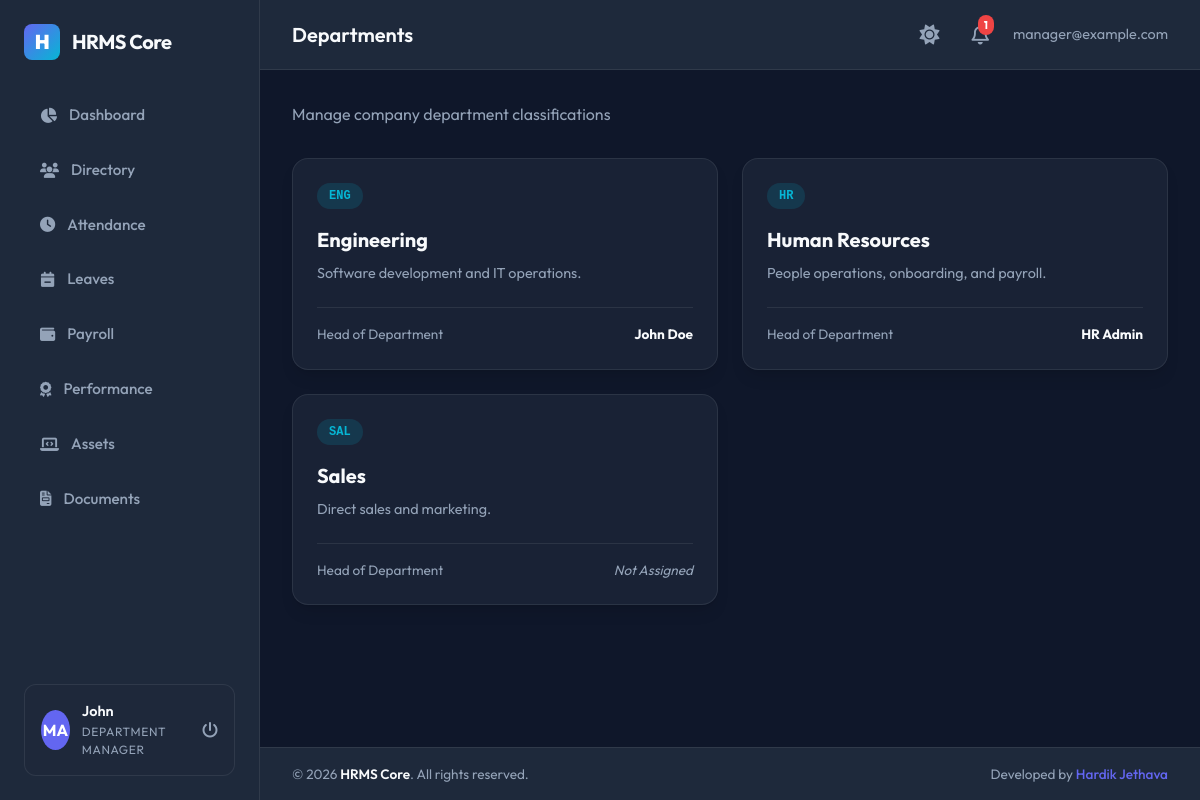
Page /departments/ (signed in) on the earlier database version.
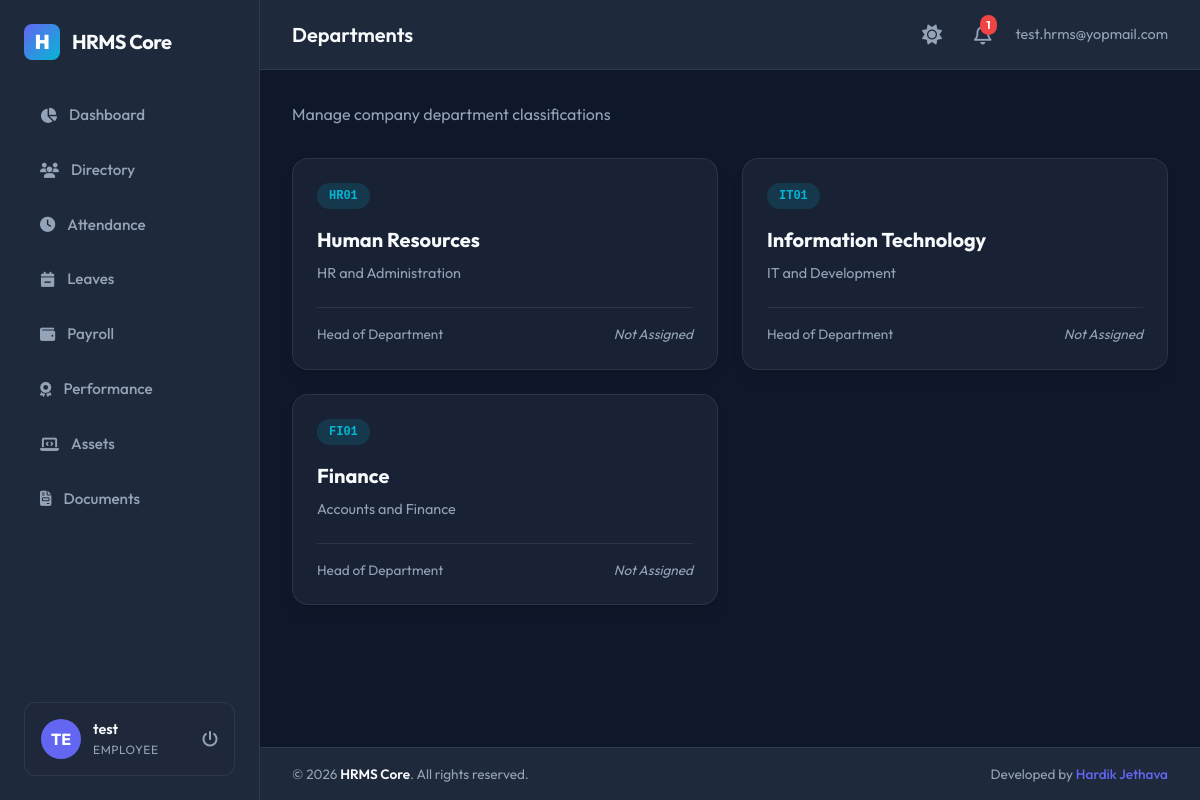
Same page on the later database version.
### apps/accounts/models.py (models this page shows, shortened)
class User(AbstractBaseUser, PermissionsMixin, TimeStampedModel):
    ROLE_CHOICES = (
        ('Super Admin', 'Super Admin'),
        ('HR Manager', 'HR Manager'),
        ('Department Manager', 'Department Manager'),
        ('Employee', 'Employee'),
    )
    email = models.EmailField(unique=True)
    employee_code = models.CharField(max_length=50, unique=True, null=True, blank=True)
    role = models.CharField(max_length=30, choices=ROLE_CHOICES, default='Employee')
    is_active = models.BooleanField(default=True)
    is_staff = models.BooleanField(default=False)
    objects = UserManager()
    USERNAME_FIELD = 'email'
    REQUIRED_FIELDS = []

### apps/employees/models.py (models this page shows, shortened)
class Employee(TimeStampedModel):
    GENDER_CHOICES = (
        ('Male', 'Male'),
        ('Female', 'Female'),
        ('Other', 'Other'),
    )
    EMPLOYMENT_TYPE_CHOICES = (
        ('Full Time', 'Full Time'),
        ('Part Time', 'Part Time'),
        ('Contract', 'Contract'),
        ('Intern', 'Intern'),
    )
    EMPLOYMENT_STATUS_CHOICES = (
        ('Active', 'Active'),
        ('Probation', 'Probation'),
        ('Notice Period', 'Notice Period'),
        ('Resigned', 'Resigned'),
        ('Terminated', 'Terminated'),
    )
    user = models.OneToOneField(
        settings.AUTH_USER_MODEL,
        on_delete=models.CASCADE,
        related_name='employee_profile'
    )
    employee_id = models.CharField(max_length=50, unique=True)
    first_name = models.CharField(max_length=50)
    last_name = models.CharField(max_length=50)
    personal_email = models.EmailField(unique=True)
    phone = models.CharField(max_length=20, blank=True)
    date_of_birth = models.DateField(null=True, blank=True)
    gender = models.CharField(max_length=10, choices=GENDER_CHOICES, blank=True)
    joining_date = models.DateField()
    employment_type = models.CharField(max_length=30, choices=EMPLOYMENT_TYPE_CHOICES, default='Full Time')
    employment_status = models.CharField(max_length=30, choices=EMPLOYMENT_STATUS_CHOICES, default='Active')
    designation = models.CharField(max_length=100)
    department = models.ForeignKey(
        'departments.Department',
        on_delete=models.SET_NULL,
        null=True,
        blank=True,
        related_name='employees'
    )
    manager = models.ForeignKey(
        'self',
        on_delete=models.SET_NULL,
        null=True,
        blank=True,
        related_name='subordinates'
    )
    address = models.TextField(blank=True)
    city = models.CharField(max_length=100, blank=True)
    state = models.CharField(max_length=100, blank=True)
    country = models.CharField(max_length=100, blank=True)
    postal_code = models.CharField(max_length=20, blank=True)
    profile_picture = models.ImageField(upload_to='profile_pics/', null=True, blank=True)

### apps/departments/models.py (models this page shows, shortened)
class Department(TimeStampedModel):
    name = models.CharField(max_length=100, unique=True)
    code = models.CharField(max_length=20, unique=True)
    description = models.TextField(blank=True)
    head = models.ForeignKey(
        'employees.Employee',
        on_delete=models.SET_NULL,
        null=True,
        blank=True,
        related_name='headed_departments'
    )

### apps/departments/views.py (the view)
# urls.py: path('', views.department_list, name='department_list'),
@login_required
def department_list(request):
    departments = Department.objects.all().select_related('head')
    return render(request, 'departments/department_list.html', {
        'departments': departments,
        'is_manager': is_hr_or_admin(request.user)
    })

### apps/departments/views.py (called while the page is built)
def is_hr_or_admin(user):
    return user.is_authenticated and user.role in ('Super Admin', 'HR Manager')

### templates/departments/department_list.html (shortened to what this page needs)
{% extends 'base.html' %}
{% block page_header %}Departments{% endblock %}
{% block content %}
<div style="display: flex; flex-direction: column; gap: 2rem;">
    <div style="display: flex; justify-content: space-between; align-items: center;">
        <span style="color: var(--text-secondary);">Manage company department classifications</span>
    </div>
    <div style="display: grid; grid-template-columns: repeat(auto-fill, minmax(320px, 1fr)); gap: 1.5rem;">
        {% for dept in departments %}
            <div class="card" style="display: flex; flex-direction: column; justify-content: space-between;">
                <div>
                    <div style="display: flex; justify-content: space-between; align-items: flex-start; margin-bottom: 1rem;">
                        <span class="badge badge-info" style="font-family: monospace;">{{ dept.code }}</span>
                    </div>
                    <h3 style="font-size: 1.25rem; font-weight: 700; margin-bottom: 0.5rem; color: var(--text-primary);">{{ dept.name }}</h3>
                    <p style="color: var(--text-secondary); font-size: 0.9rem; line-height: 1.4; margin-bottom: 1.5rem;">
                        {{ dept.description|default:"No description provided." }}
                    </p>
                </div>
                <div style="border-top: 1px solid var(--border-glass); padding-top: 1rem; margin-top: auto; display: flex; align-items: center; justify-content: space-between; font-size: 0.85rem;">
                    <span style="color: var(--text-secondary);">Head of Department</span>
                    <strong style="color: var(--text-primary);">
                        {% if dept.head %}
                            {{ dept.head.first_name }} {{ dept.head.last_name }}
                        {% else %}
                            <span style="color: var(--text-secondary); font-weight: normal; font-style: italic;">Not Assigned</span>
                        {% endif %}
                    </strong>
                </div>
            </div>
        {% empty %}
            <div class="card col-12" style="text-align: center; padding: 3rem;">
                <i class="fa-regular fa-folder-open" style="font-size: 3rem; color: var(--text-secondary); margin-bottom: 1rem;"></i>
                <p style="color: var(--text-secondary);">No departments registered yet.</p>
            </div>
        {% endfor %}
    </div>
</div>
{% endblock %}

### templates/base.html (shortened to what the changed rows need)
{% load static %}
<!DOCTYPE html>
<html lang="en">
<head>
    <link rel="stylesheet" href="https://cdnjs.cloudflare.com/ajax/libs/font-awesome/6.4.0/css/all.min.css">
    <link rel="stylesheet" href="{% static 'css/styles.css' %}">
</head>
<body>
    <div class="app-container">
        {% if user.is_authenticated %}
        <aside class="sidebar">
            <div class="brand-section">
                <div class="brand-logo">H</div>
                <span>HRMS Core</span>
            </div>
            <nav style="flex-grow: 1;">
                <ul class="menu-list">
                    <li class="menu-item {% if request.resolver_match.url_name == 'dashboard' %}active{% endif %}">
                        <a href="{% url 'dashboard' %}">
                            <i class="fa-solid fa-chart-pie"></i>
                            <span>Dashboard</span>
                        </a>
                    </li>
                    <li class="menu-item {% if '/employees/' in request.path %}active{% endif %}">
                        <a href="{% url 'employee_list' %}">
                            <i class="fa-solid fa-users"></i>
                            <span>Directory</span>
                        </a>
                    </li>
                    <li class="menu-item {% if '/attendance/' in request.path %}active{% endif %}">
                        <a href="{% url 'attendance_list' %}">
                            <i class="fa-solid fa-clock"></i>
                            <span>Attendance</span>
                        </a>
                    </li>
                    <li class="menu-item {% if '/leaves/' in request.path %}active{% endif %}">
                        <a href="{% url 'leave_list' %}">
                            <i class="fa-solid fa-calendar-minus"></i>
                            <span>Leaves</span>
                        </a>
                    </li>
                    <li class="menu-item {% if '/payroll/' in request.path %}active{% endif %}">
                        <a href="{% url 'payroll_list' %}">
                            <i class="fa-solid fa-wallet"></i>
                            <span>Payroll</span>
                        </a>
                    </li>
                    <li class="menu-item {% if '/performance/' in request.path %}active{% endif %}">
                        <a href="{% url 'performance_list' %}">
                            <i class="fa-solid fa-award"></i>
                            <span>Performance</span>
                        </a>
                    </li>
                    <li class="menu-item {% if '/assets/' in request.path %}active{% endif %}">
                        <a href="{% url 'asset_list' %}">
                            <i class="fa-solid fa-laptop-code"></i>
                            <span>Assets</span>
                        </a>
                    </li>
                    <li class="menu-item {% if '/documents/' in request.path %}active{% endif %}">
                        <a href="{% url 'document_list' %}">
                            <i class="fa-solid fa-file-invoice"></i>
                            <span>Documents</span>
                        </a>
                    </li>
                </ul>
            </nav>
            <div class="user-profile-widget">
                <div class="user-avatar">
                    {% if user.employee_profile.profile_picture %}
                        <img src="{{ user.employee_profile.profile_picture.url }}" alt="Profile Pic">
                    {% else %}
                        <span>{{ user.email|slice:":2"|upper }}</span>
                    {% endif %}
                </div>
                <div class="user-info">
                    <span class="user-name">{{ user.employee_profile.first_name|default:"User" }}</span>
                    <span class="user-role">{{ user.role }}</span>
                </div>
                <a href="{% url 'logout' %}" style="margin-left: auto; color: var(--text-secondary);" title="Sign Out">
                    <i class="fa-solid fa-power-off"></i>
                </a>
            </div>
        </aside>
        {% endif %}
        <main class="main-content">
            {% if user.is_authenticated %}
            <header class="top-navbar">
                <div class="page-title">
                    {% block page_header %}HR Management System{% endblock %}
                </div>
                <div class="navbar-actions">
                    <button id="theme-toggle" style="background: none; border: none; font-size: 1.25rem; color: var(--text-secondary); cursor: pointer; transition: var(--transition-all); margin-right: 0.5rem; display: flex; align-items: center;" title="Toggle Light/Dark Theme">
                        <i class="fa-solid fa-sun" id="theme-toggle-icon"></i>
                    </button>
                    <div class="notification-badge" onclick="location.href='{% url 'notification_list' %}'">
                        <i class="fa-regular fa-bell"></i>
                        <span class="badge-count" id="unread-count">0</span>
                    </div>
                    <span style="font-size: 0.9rem; color: var(--text-secondary)">
                        {{ user.email }}
                    </span>
                </div>
            </header>
            {% endif %}
            <div class="content-frame">
                {% block content %}{% endblock %}
            </div>
        </main>
    </div>
</body>
</html>

Differences in the rows shown:
removed Department: code "ENG", name "Engineering", description "Software development and IT operations.", head.first_name "John", head.last_name "Doe"
removed Department: code "HR", name "Human Resources", description "People operations, onboarding, and payroll.", head.first_name "HR", head.last_name "Admin"
removed Department: code "SAL", name "Sales", description "Direct sales and marketing.", shows "Not Assigned"
changed User: email "MA" → "TE"; employee_profile.first_name "John" → "test"; role "DEPARTMENT MANAGER" → "EMPLOYEE"; email "manager@example.com" → "test.hrms@yopmail.com"
added Department: code "HR01", name "Human Resources", description "HR and Administration", shows "Not Assigned"
added Department: code "IT01", name "Information Technology", description "IT and Development", shows "Not Assigned"
added Department: code "FI01", name "Finance", description "Accounts and Finance", shows "Not Assigned"
